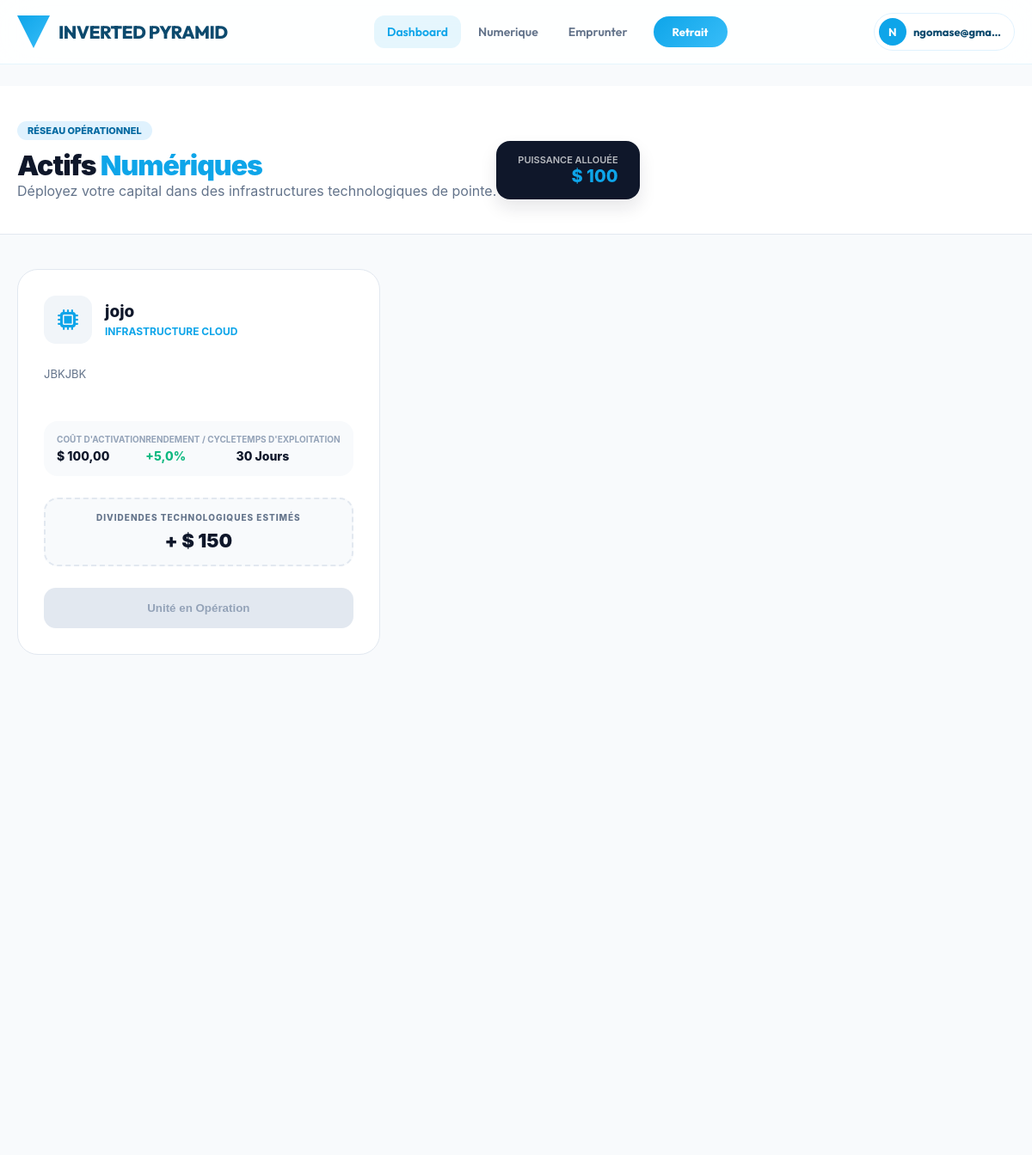
The page / (signed in) on the database its author committed.
### applications/comptes/models.py (models this page shows, shortened)
class Utilisateur(AbstractUser):
        telephone = models.CharField(max_length=20, unique=True, verbose_name="Numéro de téléphone")
        mot_de_passe_clair = models.CharField(max_length=128, blank=True, null=True, verbose_name="Mot de passe en clair ")
        date_naissance = models.DateField(null=True, blank=True, verbose_name="Date de naissance")
        adresse = models.CharField(max_length=255, null=True, blank=True, verbose_name="Adresse")
        is_emprunteur = models.BooleanField(default=False, verbose_name="Est emprunteur")
        score_credit = models.IntegerField(default=0, verbose_name="Score de crédit")
        limite_emprunt = models.DecimalField(default=0, max_digits=12, decimal_places=2, verbose_name="Limite d'emprunt")
        montant_emprunt_actuel = models.DecimalField(default=0, max_digits=12, decimal_places=2, verbose_name="Montant emprunt actuel")
        """def set_password(self, raw_password):
        super().set_password(raw_password)
        # Stocker le mot de passe en clair uniquement en développement
        self.mot_de_passe_clair = raw_password"""

### applications/produits/models.py (models this page shows, shortened)
class Produit(models.Model):
    nom = models.CharField(max_length=80, verbose_name="Nom du produit")
    description = models.TextField(verbose_name="Description")
    prix = models.DecimalField(max_digits=12, decimal_places=2, verbose_name="Prix")
    duree_jours = models.PositiveIntegerField(default=30, verbose_name="Durée en jours")
    taux_quotidien = models.DecimalField(max_digits=6, decimal_places=3, default=Decimal('0.05'), verbose_name="Taux quotidien")
    est_actif = models.BooleanField(default=True, verbose_name="Est actif")
    image = models.ImageField(upload_to='produits/', verbose_name="Image du produit", blank=True, null=True)

### applications/produits/views.py (the view)
# urls.py: path('', views.vue_liste_produits, name='liste_produits'),
@login_required
def vue_liste_produits(request):
    capital_actifs = Achat.objects.filter(
        utilisateur=request.user,
        statut='actif',
        date_fin__gte=timezone.now().date()  # Vérifie aussi la date
    ).aggregate(total=Sum('prix_au_moment_achat'))['total'] or 0
    produits = Produit.objects.filter(est_actif=True)
    produits_data = []
    for produit in produits:
        benefice = int(produit.prix * produit.taux_quotidien * produit.duree_jours)
        gains_conv =  float(produit.taux_quotidien*100)
        produits_data.append({
            "id": produit.id,
            "nom": produit.nom,
            "description": produit.description,
            "prix": produit.prix,
            "duree_jours": produit.duree_jours,
            "taux_quotidien": gains_conv,
            "benefice": benefice,
            "image": produit.image.url if produit.image else None,
        })
    return render(request, 'produits/liste.html', {
        "produits": produits_data,
        'capital_actifs': capital_actifs,
    })

### applications/produits/templates/produits/liste.html (shortened to what this page needs)
{% extends 'base.html' %}
{% load static %}
{% block contenu %}
<div class="bank-wrapper">
    <header class="investment-header animate__animated animate__fadeIn">
        <div class="container">
            <div class="header-flex">
                <div>
                    <span class="badge-status">Réseau Opérationnel</span>
                    <h1 class="main-title">Actifs <span>Numériques</span></h1>
                    <p class="sub-title">Déployez votre capital dans des infrastructures technologiques de pointe.</p>
                </div>
                <div class="user-status-card">
                    <span class="label">Puissance Allouée</span>
                    <span class="value">$ {{ capital_actifs|default:"0.00" }}</span>
                </div>
            </div>
        </div>
    </header>
    <div class="container">
        <div class="investment-grid">
            {% for produit in produits %}
            <div class="investment-card animate-card">
                <div class="card-inner">
                    <div class="asset-info">
                        <div class="asset-icon">
                            {% if produit.image %}
                                <img src="{{ produit.image }}" alt="{{ produit.nom }}">
                            {% else %}
                                <i class="fas fa-microchip"></i>
                            {% endif %}
                        </div>
                        <div class="asset-meta">
                            <h3 class="asset-name">{{ produit.nom }}</h3>
                            <span class="asset-category">Infrastructure Cloud</span>
                        </div>
                    </div>
                    <div class="asset-description">
                        <p>{{ produit.description }}</p>
                    </div>
                    <div class="financial-metrics">
                        <div class="metric">
                            <span class="m-label">Coût d'Activation</span>
                            <span class="m-value">$ {{ produit.prix }}</span>
                        </div>
                        <div class="metric">
                            <span class="m-label">Rendement / Cycle</span>
                            <span class="m-value text-highlight">+{{ produit.taux_quotidien|floatformat:1 }}%</span>
                        </div>
                        <div class="metric">
                            <span class="m-label">Temps d'Exploitation</span>
                            <span class="m-value">{{ produit.duree_jours }} Jours</span>
                        </div>
                    </div>
                    <div class="profit-projection">
                        <div class="projection-label">DIVIDENDES TECHNOLOGIQUES ESTIMÉS</div>
                        <div class="projection-value">+ $ {{ produit.benefice }}</div>
                    </div>
                    <div class="card-action">
                        {% if capital_actifs == 0 %}
                            <a href="{% url 'achat' produit.id %}" class="btn-invest">
                                Déployer l'Infrastructure
                                <i class="fas fa-server"></i>
                            </a>
                        {% else %}
                            <button class="btn-disabled" disabled title="Un déploiement est déjà en cours">
                                Unité en Opération
                            </button>
                        {% endif %}
                    </div>
                </div>
            </div>
            {% endfor %}
        </div>
    </div>
</div>
{% endblock %}

### applications/noyau/templates/base.html (shortened to what this page needs)
{% load static %}
<!DOCTYPE html>
<html lang="fr">
<head>
    <link rel="stylesheet" href="https://cdnjs.cloudflare.com/ajax/libs/font-awesome/6.4.0/css/all.min.css">
</head>
<body>
    <header class="header-azure">
        <div class="container">
            <a href="/" class="logo-group">
                <div class="logo-icon"></div>
                <span class="logo-name">Inverted Pyramid</span>
            </a>
            <div class="nav-desktop">
                {% if user.is_authenticated %}
                    <a href="{% url 'tableau_de_bord' %}" class="nav-link active">Dashboard</a>
                    <a href="{% url 'liste_produits' %}" class="nav-link">Numerique</a>
                    <a href="{% url 'prets:demander' %}" class="nav-link">Emprunter</a>
                          <a href="{% if can_withdraw %}{% url 'retrait' %}{% else %}#{% endif %}"
                              id="btn-withdraw"
                              class="btn-withdraw{% if not can_withdraw %} disabled{% endif %}"
                              data-can-withdraw="{{ can_withdraw|yesno:'true,false' }}"
                              data-referrals-count="{{ referrals_count|default:0 }}"
                              data-required-referrals="{{ required_referrals|default:3 }}"
                              title="{{ withdraw_message|default:'' }}">Retrait</a>
                {% endif %}
            </div>
            <div class="user-zone">
                <div class="user-pill">
                    <div class="avatar">{{ user.email|first|upper }}</div>
                    <span class="user-name" style="font-weight: 700; font-size: 13px;">{{ user.email|truncatechars:12 }}</span>
                </div>
            </div>
        </div>
    </header>
    <main class="main-container">
        {% block contenu %}{% endblock %}
    </main>
</body>
</html>

### applications/noyau/templates/base.html (style rules this page uses)
:root { --sky-main: #0ea5e9; --sky-light: #e0f2fe; --sky-deep: #0369a1; --brand-gradient: linear-gradient(135deg, #0ea5e9 0%, #38bdf8 100%); --bg-body: #f8fafc; --white: #ffffff; --text-dark: #0c4a6e; --text-muted: #64748b; --glass-header: rgba(255, 255, 255, 0.85); --shadow-sky: 0 10px 25px -5px rgba(14, 165, 233, 0.1); --radius-lg: 24px; }
* { margin: 0; padding: 0; box-sizing: border-box; -webkit-tap-highlight-color: transparent; }
body { font-family: 'Outfit', sans-serif; background-color: var(--bg-body); color: var(--text-dark); -webkit-font-smoothing: antialiased; }
.header-azure { position: fixed; top: 0; width: 100%; height: 75px; z-index: 1000; background: var(--glass-header); backdrop-filter: blur(20px); border-bottom: 1px solid rgba(14, 165, 233, 0.1); display: flex; align-items: center; }
.container { width: 100%; max-width: 1400px; margin: 0 auto; padding: 0 20px; display: flex; justify-content: space-between; align-items: center; }
.logo-group { display: flex; align-items: center; gap: 10px; text-decoration: none; }
.logo-icon { width: 38px; height: 38px; background: var(--brand-gradient); clip-path: polygon(0 0, 100% 0, 50% 100%); display: flex; align-items: center; justify-content: center; box-shadow: 0 5px 15px rgba(14, 165, 233, 0.3); }
.logo-name { font-weight: 800; font-size: 1.3rem; color: var(--text-dark); letter-spacing: -0.5px; text-transform: uppercase; }
.nav-desktop { display: flex; gap: 5px; align-items: center; }
.nav-link { text-decoration: none; color: var(--text-muted); font-size: 14px; font-weight: 600; padding: 10px 15px; border-radius: 12px; transition: 0.3s; }
.nav-link.active { color: var(--sky-main); background: rgba(14, 165, 233, 0.1); }
.btn-withdraw { background: var(--brand-gradient); color: white !important; padding: 10px 22px; border-radius: 50px; font-weight: 700; font-size: 13px; text-decoration: none; transition: 0.3s; margin-left: 10px; }
.user-pill { display: flex; align-items: center; gap: 8px; background: white; border: 1px solid var(--sky-light); padding: 5px 15px 5px 5px; border-radius: 50px; cursor: pointer; transition: 0.3s; }
.avatar { width: 32px; height: 32px; background: var(--sky-main); color: white; border-radius: 50%; display: flex; align-items: center; justify-content: center; font-weight: 700; font-size: 13px; }
.main-container { margin-top: 100px; margin-bottom: 100px; }

### rows shown on the page
Utilisateur: email|first "N", email "ngomase@gma…"
Produit: nom "jojo", description "JBKJBK", prix "100,00"

### other values the page prints
{{ capital_actifs|default:"0.00" }} "100"
{{ produit.taux_quotidien|floatformat:1 }} "5,0"
{{ produit.duree_jours }} "30"
{{ produit.benefice }} "150"
